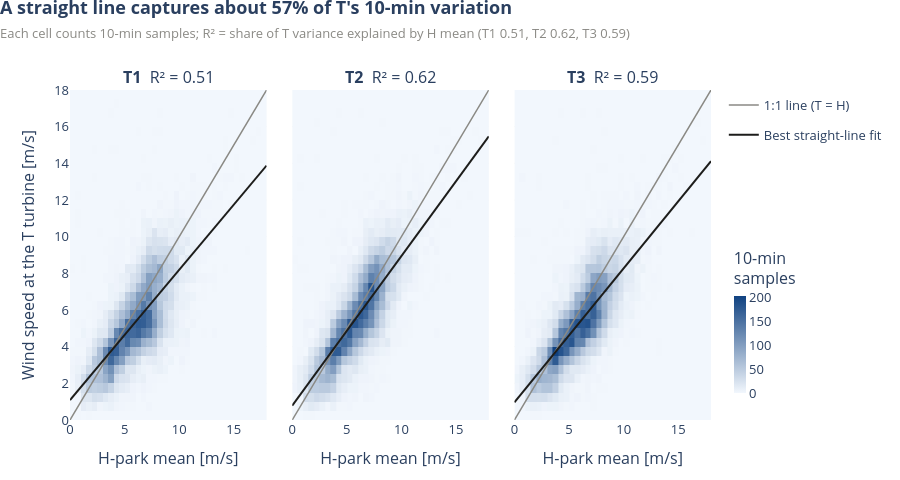

The notebook cell saved with this chart:
### Markdown cell above
### 4. The relationship is roughly a straight line
**Takeaway:** H explains 51% (T1), 62% (T2) and 59% (T3) of T's 10-min variation; T runs below the 1:1 line (slope 0.71–0.82).

**For the model:** A linear fit with an intercept is a fair start; fit it per turbine, not with T = H.

### Code cell
H = park["H"]
fig = make_subplots(rows=1, cols=3, shared_yaxes=True, horizontal_spacing=0.04,
                    subplot_titles=TARGETS)
xs = np.array([0, 18.0])
K["r2"], K["slope"], K["icpt"] = {}, {}, {}
for k, t in enumerate(TARGETS, start=1):
    d = pd.concat([H, ws[t]], axis=1, keys=["h", "t"]).dropna()
    b, a = np.polyfit(d.h, d.t, 1)
    r2 = float(np.corrcoef(d.h, d.t)[0, 1] ** 2)
    K["r2"][t], K["slope"][t], K["icpt"][t] = r2, float(b), float(a)
    fig.add_trace(go.Histogram2d(x=d.h, y=d.t, xbins=dict(start=0, end=18, size=0.5), ybins=dict(start=0, end=18, size=0.5),
                                 coloraxis="coloraxis", hovertemplate="H %{x} m/s, T %{y} m/s: %{z} samples<extra></extra>"),
                  row=1, col=k)
    fig.add_trace(go.Scatter(x=xs, y=xs, mode="lines", name="1:1 line (T = H)", legendgroup="1",
                             line=dict(color=COL["grey"], width=1.5), showlegend=(k == 1), hoverinfo="skip"), row=1, col=k)
    fig.add_trace(go.Scatter(x=xs, y=a + b * xs, mode="lines", name="Best straight-line fit", legendgroup="2",
                             line=dict(color=COL["ink"], width=2), showlegend=(k == 1),
                             hovertemplate="fit: %{y:.1f} m/s<extra></extra>"), row=1, col=k)
    fig.layout.annotations[k - 1].update(text=f"<b>{t}</b>  R² = {r2:.2f}")
fig.update_layout(coloraxis=dict(colorscale=BLUES, colorbar=dict(title="10-min<br>samples", thickness=12, len=0.5, y=0.3)))
fig.update_xaxes(title="H-park mean [m/s]", range=[0, 18])
fig.update_yaxes(range=[0, 18])
fig.update_yaxes(title="Wind speed at the T turbine [m/s]", col=1)
style(fig, f"A straight line captures about {np.mean(list(K['r2'].values())) * 100:.0f}% of T's 10-min variation",
      f"Each cell counts 10-min samples; R² = share of T variance explained by H mean "
      f"(T1 {K['r2']['T1']:.2f}, T2 {K['r2']['T2']:.2f}, T3 {K['r2']['T3']:.2f})", height=480)
fig.show()

### Figure 1 — Plotly figure (JSON) as saved in the notebook; plotly's stock layout.template omitted (floating-point values rounded to 4 significant figures; data arrays with more than 128 entries replaced by an {"elided": "..."} marker saying what was removed)
{"data": [{"coloraxis": "coloraxis", "hovertemplate": "H %{x} m/s, T %{y} m/s: %{z} samples<extra></extra>", "type": "histogram2d", "x": {"elided": "12372 float values"}, "xaxis": "x", "xbins": {"end": 18, "size": 0.5, "start": 0}, "y": {"elided": "12372 float values"}, "yaxis": "y", "ybins": {"end": 18, "size": 0.5, "start": 0}}, {"hoverinfo": "skip", "legendgroup": "1", "line": {"color": "#8a8984", "width": 1.5}, "mode": "lines", "name": "1:1 line (T = H)", "showlegend": true, "type": "scatter", "x": [0.0, 18.0], "xaxis": "x", "y": [0.0, 18.0], "yaxis": "y"}, {"hovertemplate": "fit: %{y:.1f} m/s<extra></extra>", "legendgroup": "2", "line": {"color": "#1d1d1b", "width": 2}, "mode": "lines", "name": "Best straight-line fit", "showlegend": true, "type": "scatter", "x": [0.0, 18.0], "xaxis": "x", "y": [1.086, 13.88], "yaxis": "y"}, {"coloraxis": "coloraxis", "hovertemplate": "H %{x} m/s, T %{y} m/s: %{z} samples<extra></extra>", "type": "histogram2d", "x": {"elided": "12419 float values"}, "xaxis": "x2", "xbins": {"end": 18, "size": 0.5, "start": 0}, "y": {"elided": "12419 float values"}, "yaxis": "y2", "ybins": {"end": 18, "size": 0.5, "start": 0}}, {"hoverinfo": "skip", "legendgroup": "1", "line": {"color": "#8a8984", "width": 1.5}, "mode": "lines", "name": "1:1 line (T = H)", "showlegend": false, "type": "scatter", "x": [0.0, 18.0], "xaxis": "x2", "y": [0.0, 18.0], "yaxis": "y2"}, {"hovertemplate": "fit: %{y:.1f} m/s<extra></extra>", "legendgroup": "2", "line": {"color": "#1d1d1b", "width": 2}, "mode": "lines", "name": "Best straight-line fit", "showlegend": false, "type": "scatter", "x": [0.0, 18.0], "xaxis": "x2", "y": [0.7777, 15.47], "yaxis": "y2"}, {"coloraxis": "coloraxis", "hovertemplate": "H %{x} m/s, T %{y} m/s: %{z} samples<extra></extra>", "type": "histogram2d", "x": {"elided": "12417 float values"}, "xaxis": "x3", "xbins": {"end": 18, "size": 0.5, "start": 0}, "y": {"elided": "12417 float values"}, "yaxis": "y3", "ybins": {"end": 18, "size": 0.5, "start": 0}}, {"hoverinfo": "skip", "legendgroup": "1", "line": {"color": "#8a8984", "width": 1.5}, "mode": "lines", "name": "1:1 line (T = H)", "showlegend": false, "type": "scatter", "x": [0.0, 18.0], "xaxis": "x3", "y": [0.0, 18.0], "yaxis": "y3"}, {"hovertemplate": "fit: %{y:.1f} m/s<extra></extra>", "legendgroup": "2", "line": {"color": "#1d1d1b", "width": 2}, "mode": "lines", "name": "Best straight-line fit", "showlegend": false, "type": "scatter", "x": [0.0, 18.0], "xaxis": "x3", "y": [0.9597, 14.12], "yaxis": "y3"}], "layout": {"annotations": [{"font": {"size": 16}, "showarrow": false, "text": "<b>T1</b>  R² = 0.51", "x": 0.1533, "xanchor": "center", "xref": "paper", "y": 1.0, "yanchor": "bottom", "yref": "paper"}, {"font": {"size": 16}, "showarrow": false, "text": "<b>T2</b>  R² = 0.62", "x": 0.5, "xanchor": "center", "xref": "paper", "y": 1.0, "yanchor": "bottom", "yref": "paper"}, {"font": {"size": 16}, "showarrow": false, "text": "<b>T3</b>  R² = 0.59", "x": 0.8467, "xanchor": "center", "xref": "paper", "y": 1.0, "yanchor": "bottom", "yref": "paper"}], "coloraxis": {"colorbar": {"len": 0.5, "thickness": 12, "title": {"text": "10-min<br>samples"}, "y": 0.3}, "colorscale": [[0, "#f2f7fd"], [1, "#104281"]]}, "font": {"size": 13}, "height": 480, "margin": {"b": 60, "l": 70, "r": 30, "t": 90}, "title": {"text": "<b>A straight line captures about 57% of T's 10-min variation</b><br><span style='font-size:13px;color:#8a8984'>Each cell counts 10-min samples; R² = share of T variance explained by H mean (T1 0.51, T2 0.62, T3 0.59)</span>", "x": 0, "xanchor": "left", "y": 0.97, "yanchor": "top", "yref": "container"}, "xaxis": {"anchor": "y", "domain": [0.0, 0.3067], "gridcolor": "#ececea", "gridwidth": 0.5, "range": [0, 18], "showgrid": true, "title": {"text": "H-park mean [m/s]"}, "zeroline": false}, "xaxis2": {"anchor": "y2", "domain": [0.3467, 0.6533], "gridcolor": "#ececea", "gridwidth": 0.5, "range": [0, 18], "showgrid": true, "title": {"text": "H-park mean [m/s]"}, "zeroline": false}, "xaxis3": {"anchor": "y3", "domain": [0.6933, 1.0], "gridcolor": "#ececea", "gridwidth": 0.5, "range": [0, 18], "showgrid": true, "title": {"text": "H-park mean [m/s]"}, "zeroline": false}, "yaxis": {"anchor": "x", "domain": [0.0, 1.0], "gridcolor": "#ececea", "gridwidth": 0.5, "range": [0, 18], "showgrid": true, "title": {"text": "Wind speed at the T turbine [m/s]"}, "zeroline": false}, "yaxis2": {"anchor": "x2", "domain": [0.0, 1.0], "gridcolor": "#ececea", "gridwidth": 0.5, "matches": "y", "range": [0, 18], "showgrid": true, "showticklabels": false, "zeroline": false}, "yaxis3": {"anchor": "x3", "domain": [0.0, 1.0], "gridcolor": "#ececea", "gridwidth": 0.5, "matches": "y", "range": [0, 18], "showgrid": true, "showticklabels": false, "zeroline": false}}}
